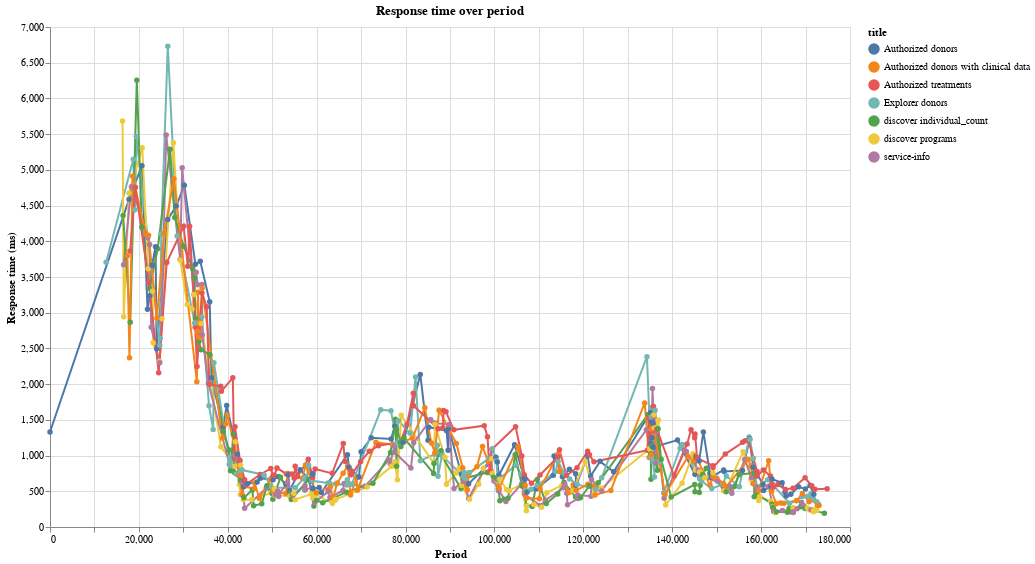

Notebook source saved alongside this figure:
### Markdown cell above
# Line chart

### Code cell
df_timeline['relativeTime'] = (df_timeline['step.startTime'] - df_timeline['step.startTime'].min())
chart = alt.Chart(df_timeline).mark_line(point=True).encode(
    x=alt.X('relativeTime:Q', title='Period'),
    y=alt.Y('duration:Q', title='Response time (ms)'),
    color='title:N',
    tooltip=['title', 'duration', 'relativeTime']
).properties(
    title='Response time over period',
    width=800,
    height=500 
)

chart.display()

### Figure 1 — Vega specification as saved in the notebook (floating-point values rounded to 4 significant figures; data arrays with more than 128 entries replaced by an {"elided": "..."} marker saying what was removed)
{"$schema": "https://vega.github.io/schema/vega/v5.json", "data": [{"name": "source_0", "values": {"elided": "700 records"}}, {"name": "data_0", "values": {"elided": "700 records"}}, {"name": "source_0_color_domain_title_0", "values": [{"title": "Authorized donors"}, {"title": "Explorer donors"}, {"title": "discover programs"}, {"title": "service-info"}, {"title": "discover individual_count"}, {"title": "Authorized donors with clinical data"}, {"title": "Authorized treatments"}]}, {"name": "data_0_color_domain_title_1", "values": [{"title": "Authorized donors"}, {"title": "Explorer donors"}, {"title": "discover programs"}, {"title": "service-info"}, {"title": "discover individual_count"}, {"title": "Authorized donors with clinical data"}, {"title": "Authorized treatments"}]}], "marks": [{"type": "group", "name": "layer_0_pathgroup", "from": {"facet": {"data": "source_0", "name": "faceted_path_layer_0_main", "groupby": ["title"]}}, "encode": {"update": {"width": {"field": {"signal": null, "datum": null, "group": "width", "parent": null}}, "height": {"field": {"signal": null, "datum": null, "group": "height", "parent": null}}}}, "marks": [{"type": "line", "name": "layer_0_marks", "from": {"data": "faceted_path_layer_0_main"}, "sort": {"field": "x"}, "encode": {"update": {"x": {"field": "relativeTime", "scale": "x"}, "stroke": {"field": "title", "scale": "color"}, "y": {"field": "duration", "scale": "y"}, "defined": {"signal": "isValid(datum[\"relativeTime\"]) && isFinite(+datum[\"relativeTime\"]) && isValid(datum[\"duration\"]) && isFinite(+datum[\"duration\"])"}, "tooltip": {"signal": "{\"title\": isValid(datum[\"title\"]) ? datum[\"title\"] : \"\"+datum[\"title\"], \"duration\": format(datum[\"duration\"], \"\"), \"relativeTime\": format(datum[\"relativeTime\"], \"\")}"}}}, "style": ["line"]}]}, {"type": "symbol", "name": "layer_1_marks", "from": {"data": "data_0"}, "encode": {"update": {"y": {"field": "duration", "scale": "y"}, "opacity": {"value": 1}, "x": {"field": "relativeTime", "scale": "x"}, "fill": {"field": "title", "scale": "color"}, "tooltip": {"signal": "{\"title\": isValid(datum[\"title\"]) ? datum[\"title\"] : \"\"+datum[\"title\"], \"duration\": format(datum[\"duration\"], \"\"), \"relativeTime\": format(datum[\"relativeTime\"], \"\")}"}}}, "style": ["point"]}], "scales": [{"name": "x", "type": "linear", "domain": {"fields": [{"data": "source_0", "field": "relativeTime"}, {"data": "data_0", "field": "relativeTime"}]}, "range": [0, {"signal": "width"}], "zero": false, "nice": true}, {"name": "y", "type": "linear", "domain": {"fields": [{"data": "source_0", "field": "duration"}, {"data": "data_0", "field": "duration"}]}, "range": [{"signal": "height"}, 0], "nice": true, "zero": true}, {"name": "color", "type": "ordinal", "domain": {"fields": [{"data": "source_0_color_domain_title_0", "field": "title"}, {"data": "data_0_color_domain_title_1", "field": "title"}], "sort": true}, "range": "category"}], "axes": [{"scale": "x", "aria": false, "grid": true, "labels": false, "ticks": false, "zindex": 0, "maxExtent": 0, "minExtent": 0, "orient": "bottom", "domain": false, "gridScale": "y", "tickCount": {"signal": "ceil(width/40)"}}, {"scale": "y", "orient": "left", "aria": false, "tickCount": {"signal": "ceil(height/40)"}, "domain": false, "ticks": false, "labels": false, "zindex": 0, "gridScale": "x", "maxExtent": 0, "minExtent": 0, "grid": true}, {"scale": "x", "labelFlush": true, "labelOverlap": true, "tickCount": {"signal": "ceil(width/40)"}, "zindex": 0, "grid": false, "title": "Period", "orient": "bottom"}, {"scale": "y", "grid": false, "title": "Response time (ms)", "labelOverlap": true, "tickCount": {"signal": "ceil(height/40)"}, "orient": "left", "zindex": 0}], "title": {"text": "Response time over period", "frame": "group"}, "legends": [{"stroke": "color", "symbolType": "circle", "title": "title", "fill": "color", "encode": {"symbols": {"update": {"opacity": {"value": 1}}}}}], "width": 800, "background": "white", "padding": 5, "height": 500, "style": "cell"}
